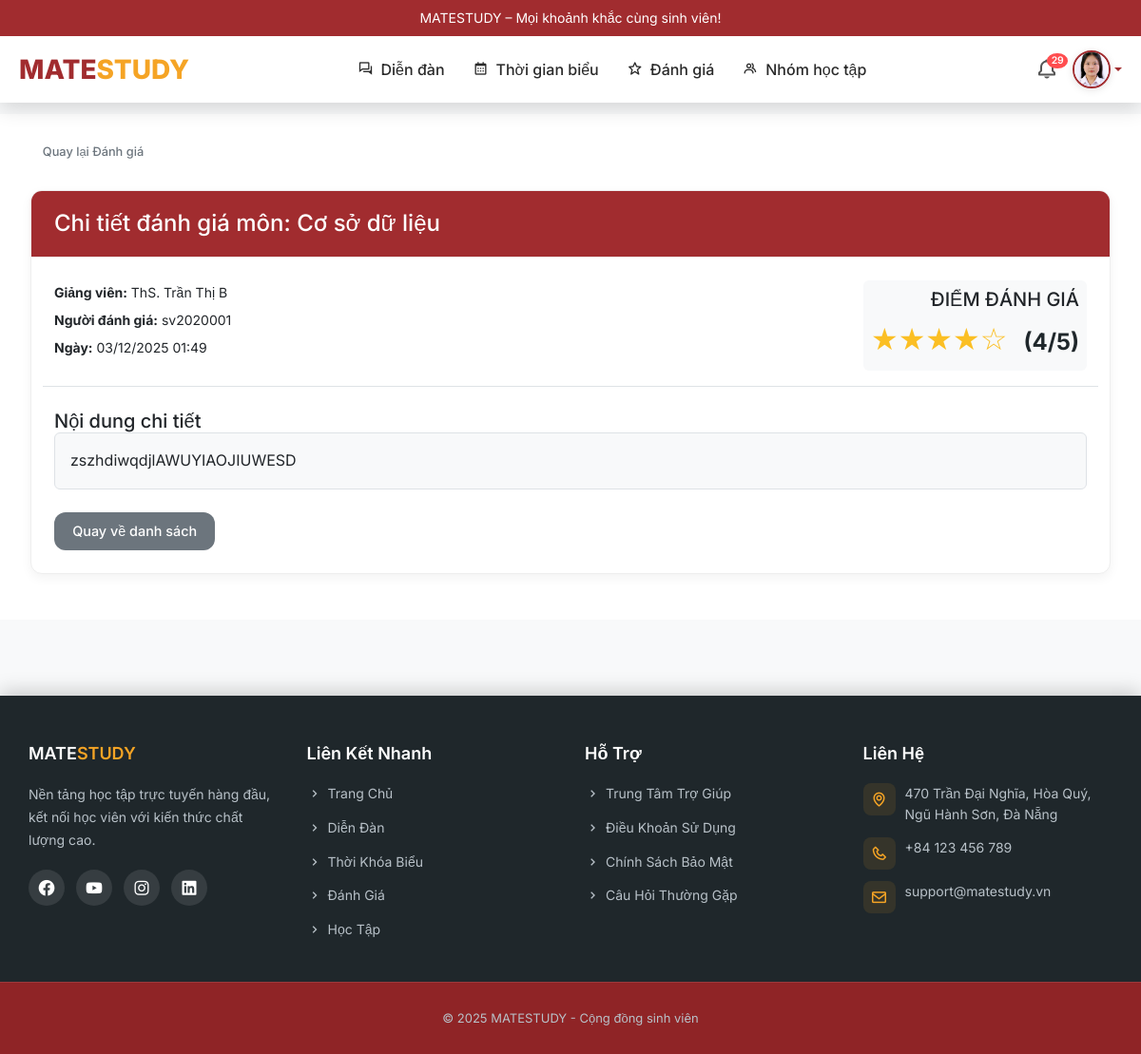
Page /php/sinhvien/review_detail.php?id=12 (signed in) on the committed database.
### tables this page shows
CREATE TABLE `nguoi_dung` (
  `id` bigint(20) UNSIGNED NOT NULL,
  `ten_dang_nhap` varchar(50) NOT NULL,
  `email` varchar(100) NOT NULL,
  `mat_khau` varchar(255) NOT NULL,
  `nien_khoa` year(4) DEFAULT NULL,
  `vai_tro` enum('sinh_vien','admin') DEFAULT 'sinh_vien',
  `trang_thai` enum('hoat_dong','bi_khoa','da_xoa') DEFAULT 'hoat_dong',
  `anh_dai_dien` varchar(255) DEFAULT NULL
);

CREATE TABLE `danh_gia_mon_giang_vien` (
  `id` bigint(20) UNSIGNED NOT NULL,
  `mon_hoc_id` bigint(20) UNSIGNED DEFAULT NULL,
  `sinh_vien_id` bigint(20) UNSIGNED NOT NULL,
  `diem_sao` tinyint(4) DEFAULT NULL CHECK (`diem_sao` between 1 and 5),
  `noi_dung` text NOT NULL,
  `trang_thai` enum('cho_duyet','da_duyet','bi_an') DEFAULT 'cho_duyet',
  `ngay_dang` timestamp NOT NULL DEFAULT current_timestamp()
);

CREATE TABLE `mon_hoc` (
  `id` bigint(20) UNSIGNED NOT NULL,
  `ten_mon` varchar(150) NOT NULL,
  `ten_gv` varchar(100) NOT NULL,
  `dia_diem` varchar(100) DEFAULT NULL,
  `thu` enum('2','3','4','5','6','7','CN') DEFAULT NULL,
  `gio_bat_dau` time DEFAULT NULL,
  `gio_ket_thuc` time DEFAULT NULL,
  `ngay_bat_dau` date NOT NULL,
  `ngay_ket_thuc` date NOT NULL,
  `hoc_ky_id` bigint(20) UNSIGNED DEFAULT NULL
);

### php/sinhvien/review_detail.php (the view, shortened to what this page needs)
<?php
require_once('../config.php');
$id_danh_gia = (int)($_GET['id'] ?? 0);
function hien_thi_sao($diem_sao)
{
    $diem_sao = (int)$diem_sao;
    $sao_day = str_repeat('★', $diem_sao);
    $sao_rong = str_repeat('☆', 5 - $diem_sao);
    return $sao_day . $sao_rong;
}
$sql_lay_danh_gia = "SELECT dg.*,
                             m.ten_mon,
                             m.ten_gv,
                             sv.ten_dang_nhap AS ten_sinh_vien
                      FROM danh_gia_mon_giang_vien dg
                      LEFT JOIN mon_hoc m ON dg.mon_hoc_id = m.id
                      LEFT JOIN nguoi_dung sv ON dg.sinh_vien_id = sv.id
                      WHERE dg.id = $id_danh_gia
                      AND dg.trang_thai = 'da_duyet'";
$ket_qua = mysqli_query($conn, $sql_lay_danh_gia);
$danh_gia = mysqli_fetch_assoc($ket_qua);
$diem_sao = (int)$danh_gia['diem_sao'];
?>
<!DOCTYPE html>
<html lang="vi">
<head>
    <link rel="stylesheet" href="../../css/header-footer.css">
    <link rel="stylesheet" href="../../css/review.css">
    <link rel="stylesheet" href="../../css/style.css">
</head>
<body>
    <?php include("../partials/header.php"); ?>
    <div class="container mt-4">
        <a href="review.php" class="btn btn-outline-secondary btn-sm mb-4">Quay lại Đánh giá</a>
        <div class="card shadow-sm">
            <div class="card-header bg-primary text-white">
                <h4 class="mb-0">
                    Chi tiết đánh giá môn: <?php echo htmlspecialchars($danh_gia['ten_mon'] ?? 'N/A'); ?>
                </h4>
            </div>
            <div class="card-body">
                <div class="row mb-4 border-bottom pb-3">
                    <div class="col-md-6">
                        <p class="mb-1">
                            <strong>Giảng viên:</strong>
                            <?php echo htmlspecialchars($danh_gia['ten_gv'] ?? 'N/A'); ?>
                        </p>
                        <p class="mb-1">
                            <strong>Người đánh giá:</strong>
                            <?php echo htmlspecialchars($danh_gia['ten_sinh_vien'] ?? 'Ẩn danh'); ?>
                        </p>
                        <p class="mb-0">
                            <strong>Ngày:</strong>
                            <?php echo date('d/m/Y H:i', strtotime($danh_gia['ngay_dang'])); ?>
                        </p>
                    </div>
                    <div class="col-md-6 text-md-end">
                        <div class="d-inline-block p-2 rounded bg-light">
                            <h5 class="mb-1">ĐIỂM ĐÁNH GIÁ</h5>
                            <div class="rating-stars">
                                <?php echo hien_thi_sao($diem_sao); ?>
                                <span class="ms-2 fw-bold" style="font-size: 1.5rem;">
                                    (<?php echo $diem_sao; ?>/5)
                                </span>
                            </div>
                        </div>
                    </div>
                </div>
                <h5>Nội dung chi tiết</h5>
                <div class="p-3 border rounded bg-light">
                    <?php echo nl2br(htmlspecialchars($danh_gia['noi_dung'])); ?>
                </div>
                <div class="mt-4">
                    <a href="review.php" class="btn btn-secondary">Quay về danh sách</a>
                </div>
            </div>
        </div>
    </div>
    <?php include("../partials/footer.php"); ?>
</body>
</html>

### php/partials/header.php (shortened to what this page needs)
<?php
$user_id = $_SESSION['user_id'];
$vai_tro = $_SESSION['vai_tro'] ?? 'sinh_vien';
$query = "SELECT ten_dang_nhap, anh_dai_dien, email, nien_khoa FROM nguoi_dung WHERE id = ?";
$stmt = mysqli_prepare($conn, $query);
mysqli_stmt_bind_param($stmt, "i", $user_id);
mysqli_stmt_execute($stmt);
$result = mysqli_stmt_get_result($stmt);
$user = mysqli_fetch_assoc($result);
$is_admin = ($vai_tro === 'admin');
$is_top_level_php = (basename(getcwd()) === 'php');
$root_path = $is_top_level_php ? "../" : "../../";
if ($user['anh_dai_dien']) {
    $avatar_url = $root_path . htmlspecialchars($user['anh_dai_dien']);
} else {
    $avatar_url = $root_path . "images/avatars/avt.jpg";
}
$badge_html = "";
if (!$is_admin) {
    $notif_query = "SELECT COUNT(*) AS unread FROM thong_bao WHERE sinh_vien_id = ? AND da_doc = FALSE";
    $stmt2 = mysqli_prepare($conn, $notif_query);
    mysqli_stmt_bind_param($stmt2, "i", $user_id);
    mysqli_stmt_execute($stmt2);
    $notif_result = mysqli_stmt_get_result($stmt2);
    $unread_count = mysqli_fetch_assoc($notif_result)['unread'];
    if ($unread_count > 0) {
        $badge_html = "<span class='badge'>$unread_count</span>";
    }
}
?>
<header class="header">
    <div class="top-bar">
        MATESTUDY – Mọi khoảnh khắc cùng sinh viên!
    </div>
    <div class="main-header">
        <a href="<?php echo $root_path; ?>php/home.php" class="logo">MATE<span>STUDY</span></a>
        <nav class="nav-menu">
            <?php if ($is_admin): ?>
                <a href="<?php echo $root_path; ?>php/admin/manage_blog.php"><i class='bx bx-conversation me-2'></i>Quản lý diễn đàn</a>
                <a href="<?php echo $root_path; ?>php/admin/manage_data_learing.php"><i class='bx bx-data me-2'></i>Quản lý dữ liệu học tập</a>
                <a href="<?php echo $root_path; ?>php/admin/manage_review.php"><i class='bx bx-star me-2'></i>Quản lý đánh giá</a>
                <a href="<?php echo $root_path; ?>php/admin/manage_user.php"><i class='bx bx-user me-2'></i>Quản lý người dùng</a>
            <?php else: ?>
                <a href="<?php echo $root_path; ?>php/sinhvien/blog.php"><i class='bx bx-conversation me-2'></i>Diễn đàn</a>
                <a href="<?php echo $root_path; ?>php/sinhvien/calender.php"><i class='bx bx-calendar me-2'></i>Thời gian biểu</a>
                <a href="<?php echo $root_path; ?>php/sinhvien/review.php"><i class='bx bx-star me-2'></i>Đánh giá</a>
                <a href="<?php echo $root_path; ?>php/sinhvien/team.php"><i class='bx bx-group me-2'></i>Nhóm học tập</a>
            <?php endif; ?>
        </nav>
        <div class="<?= $is_admin ? 'admin-info dropdown' : 'user-actions' ?>">
            <?php if (!$is_admin): ?>
                <a href="<?php echo $root_path; ?>php/sinhvien/notification.php" class="notification" title="Thông báo">
                    <i class='bx bx-bell'></i>
                    <?= $badge_html ?>
                </a>
            <?php endif; ?>
            <div class="user-dropdown">
                <a href="#" class="dropdown-toggle d-flex align-items-center text-decoration-none" data-bs-toggle="dropdown">
                    <img src="<?= $avatar_url ?>" alt="Avatar" class="user-avatar rounded-circle" width="38" height="38">
                </a>
            </div>
        </div>
    </div>
</header>
<link href='https://unpkg.com/boxicons@2.1.4/css/boxicons.min.css' rel='stylesheet'>
<link href="https://cdn.jsdelivr.net/npm/bootstrap-icons@1.11.3/font/bootstrap-icons.css" rel="stylesheet">
<link href="https://cdn.jsdelivr.net/npm/bootstrap@5.3.3/dist/css/bootstrap.min.css" rel="stylesheet">
<link rel="stylesheet" href="<?php echo $root_path; ?>css/style.css">

### css/header-footer.css (style rules this page uses)
:root { --primary: #a12c2f; --primary-hover: #921f27; --text: #1f272b; --bg-light: #f8f9fa; }
html { height: 100%; }
body { font-family: 'Poppins', sans-serif; color: #2a2a2a; line-height: 1.6; min-height: 100%; display: flex; flex-direction: column; margin: 0; background-color: #f8f9fa; padding-top: 120px; }
.header { background: #fff; box-shadow: 0 4px 15px rgba(0,0,0,0.1); position: fixed; top: 0; left: 0; right: 0; z-index: 1000; width: 100%; transition: box-shadow 0.3s ease; }
.header .top-bar { background: var(--primary); color: #fff; padding: 10px 0; font-size: 14px; text-align: center; }
.main-header { max-width: 1200px; margin: 0 auto; padding: 0 20px; display: flex; align-items: center; justify-content: space-between; height: 70px; }
.logo { font-size: 28px; font-weight: 800; color: var(--primary); text-decoration: none; }
.logo span { color: #f5a425; }
.nav-menu { display: flex; gap: 30px; align-items: center; }
.nav-menu a { text-decoration: none; color: var(--text); font-weight: 500; transition: color 0.3s ease; }
.user-actions { display: flex; align-items: center; gap: 15px; }
.user-avatar { width: 40px; height: 40px; border-radius: 50%; object-fit: cover; border: 2px solid var(--primary); box-shadow: 0 2px 8px rgba(0,0,0,0.1); }
.bx-bell { font-size: 24px; color: #555; }

### css/review.css (style rules this page uses)
:root { --primary: #991b1b; --success: #10b981; --danger: #ef4444; --light: #f8fafc; --dark: #1e293b; --gray: #64748b; --border: #e2e8f0; --bg: #ffffff; }
* { font-family: 'Inter', sans-serif; }
body { background: var(--light); min-height: 100vh; color: var(--dark); display: flex; flex-direction: column; }
.container { background: var(--bg); padding: 2rem; margin: 0; max-width: 100%; }
.rating-stars { color: #fbbf24; font-size: 1.1rem; }
.rating-stars { color: #fbbf24; font-size: 2rem; }
.container { padding: 3rem 2rem; }

### rows in the picture
nguoi_dung: anh_dai_dien (picture)
danh_gia_mon_giang_vien: mon_hoc.ten_mon "Cơ sở dữ liệu", mon_hoc.ten_gv "ThS. Trần Thị B", sinh_vien.ten_dang_nhap "sv2020001", ngay_dang "03/12/2025 01:49", diem_sao "★★★★☆", diem_sao "4", noi_dung "zszhdiwqdjlAWUYIAOJIUWESD"

### other values in the picture
$unread_count "29"
